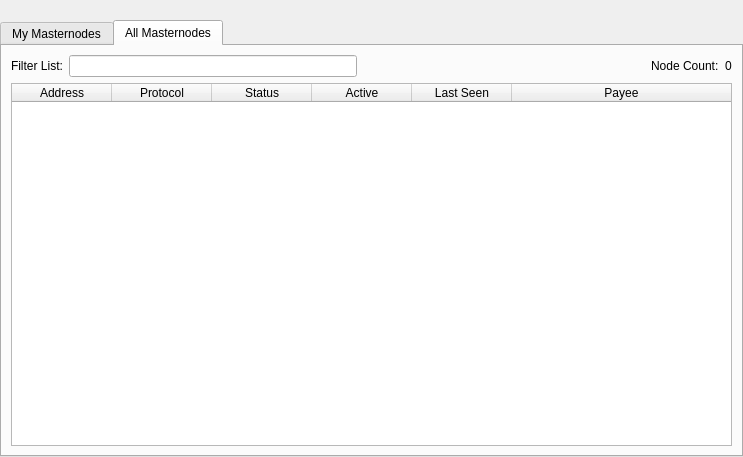
<?xml version="1.0" encoding="UTF-8"?>
<ui version="4.0">
 <class>MasternodeList</class>
 <widget class="QWidget" name="MasternodeList">
  <property name="geometry">
   <rect>
    <x>0</x>
    <y>0</y>
    <width>743</width>
    <height>457</height>
   </rect>
  </property>
  <property name="windowTitle">
   <string>Form</string>
  </property>
  <layout class="QVBoxLayout" name="topLayout">
   <property name="leftMargin">
    <number>0</number>
   </property>
   <property name="topMargin">
    <number>0</number>
   </property>
   <property name="rightMargin">
    <number>0</number>
   </property>
   <property name="bottomMargin">
    <number>0</number>
   </property>
   <item>
    <layout class="QVBoxLayout" name="verticalLayout">
     <property name="bottomMargin">
      <number>0</number>
     </property>
     <item>
      <spacer name="horizontalSpacer0">
       <property name="orientation">
        <enum>Qt::Horizontal</enum>
       </property>
       <property name="sizeHint" stdset="0">
        <size>
         <width>40</width>
         <height>20</height>
        </size>
       </property>
      </spacer>
     </item>
     <item>
      <widget class="QTabWidget" name="tabWidget">
       <property name="currentIndex">
        <number>1</number>
       </property>
       <widget class="QWidget" name="tabMyMasternodes">
        <attribute name="title">
         <string>My Masternodes</string>
        </attribute>
        <layout class="QGridLayout" name="gridLayout_2">
         <item row="0" column="0">
          <layout class="QVBoxLayout" name="verticalLayout_2">
           <property name="bottomMargin">
            <number>0</number>
           </property>
           <item>
            <layout class="QHBoxLayout" name="horizontalLayout_note">
             <property name="bottomMargin">
              <number>0</number>
             </property>
             <item>
              <widget class="QLabel" name="updateNote">
               <property name="text">
                <string>Note: Status of your masternodes in local wallet can potentially be slightly incorrect.&lt;br /&gt;Always wait for wallet to sync additional data and then double check from another node&lt;br /&gt;if your masternode should be running but you still do not see &quot;ENABLED&quot; in &quot;Status&quot; field.</string>
               </property>
              </widget>
             </item>
            </layout>
           </item>
           <item>
            <widget class="QTableWidget" name="tableWidgetMyMasternodes">
             <property name="minimumSize">
              <size>
               <width>695</width>
               <height>0</height>
              </size>
             </property>
             <property name="editTriggers">
              <set>QAbstractItemView::NoEditTriggers</set>
             </property>
             <property name="alternatingRowColors">
              <bool>true</bool>
             </property>
             <property name="selectionMode">
              <enum>QAbstractItemView::SingleSelection</enum>
             </property>
             <property name="selectionBehavior">
              <enum>QAbstractItemView::SelectRows</enum>
             </property>
             <property name="sortingEnabled">
              <bool>true</bool>
             </property>
             <attribute name="horizontalHeaderStretchLastSection">
              <bool>true</bool>
             </attribute>
             <column>
              <property name="text">
               <string>Alias</string>
              </property>
             </column>
             <column>
              <property name="text">
               <string>Address</string>
              </property>
             </column>
             <column>
              <property name="text">
               <string>Protocol</string>
              </property>
             </column>
             <column>
              <property name="text">
               <string>Status</string>
              </property>
             </column>
             <column>
              <property name="text">
               <string>Active</string>
              </property>
             </column>
             <column>
              <property name="text">
               <string>Last Seen</string>
              </property>
             </column>
             <column>
              <property name="text">
               <string>Payee</string>
              </property>
             </column>
            </widget>
           </item>
           <item>
            <layout class="QHBoxLayout" name="horizontalLayout_5">
             <property name="bottomMargin">
              <number>0</number>
             </property>
             <item>
              <widget class="QPushButton" name="startButton">
               <property name="text">
                <string>S&amp;tart alias</string>
               </property>
              </widget>
             </item>
             <item>
              <widget class="QPushButton" name="startAllButton">
               <property name="text">
                <string>Start &amp;all</string>
               </property>
              </widget>
             </item>
             <item>
              <widget class="QPushButton" name="startMissingButton">
               <property name="text">
                <string>Start &amp;MISSING</string>
               </property>
              </widget>
             </item>
             <item>
              <widget class="QPushButton" name="UpdateButton">
               <property name="text">
                <string>&amp;Update status</string>
               </property>
              </widget>
             </item>
             <item>
              <widget class="QLabel" name="autoupdate_label">
               <property name="text">
                <string>Status will be updated automatically in (sec):</string>
               </property>
              </widget>
             </item>
             <item>
              <widget class="QLabel" name="secondsLabel">
               <property name="text">
                <string>0</string>
               </property>
              </widget>
             </item>
             <item>
              <spacer name="horizontalSpacer_5">
               <property name="orientation">
                <enum>Qt::Horizontal</enum>
               </property>
               <property name="sizeHint" stdset="0">
                <size>
                 <width>40</width>
                 <height>20</height>
                </size>
               </property>
              </spacer>
             </item>
            </layout>
           </item>
          </layout>
         </item>
        </layout>
       </widget>
       <widget class="QWidget" name="tabAllMasternodes">
        <attribute name="title">
         <string>All Masternodes</string>
        </attribute>
        <layout class="QGridLayout" name="gridLayout">
         <item row="1" column="0">
          <widget class="QTableWidget" name="tableWidgetMasternodes">
           <property name="editTriggers">
            <set>QAbstractItemView::NoEditTriggers</set>
           </property>
           <property name="alternatingRowColors">
            <bool>true</bool>
           </property>
           <property name="selectionBehavior">
            <enum>QAbstractItemView::SelectRows</enum>
           </property>
           <property name="sortingEnabled">
            <bool>true</bool>
           </property>
           <attribute name="horizontalHeaderStretchLastSection">
            <bool>true</bool>
           </attribute>
           <column>
            <property name="text">
             <string>Address</string>
            </property>
           </column>
           <column>
            <property name="text">
             <string>Protocol</string>
            </property>
           </column>
           <column>
            <property name="text">
             <string>Status</string>
            </property>
           </column>
           <column>
            <property name="text">
             <string>Active</string>
            </property>
           </column>
           <column>
            <property name="text">
             <string>Last Seen</string>
            </property>
           </column>
           <column>
           <property name="text">
             <string>Payee</string>
            </property>
           </column>
          </widget>
         </item>
         <item row="0" column="0">
          <layout class="QHBoxLayout" name="horizontalLayout_3">
           <property name="bottomMargin">
            <number>0</number>
           </property>
           <item>
            <widget class="QLabel" name="label_filter">
             <property name="text">
              <string>Filter List:</string>
             </property>
            </widget>
           </item>
           <item>
            <widget class="QLineEdit" name="filterLineEdit">
             <property name="toolTip">
              <string>Filter masternode list</string>
             </property>
            </widget>
           </item>
           <item>
            <spacer name="horizontalSpacer_3">
             <property name="orientation">
              <enum>Qt::Horizontal</enum>
             </property>
             <property name="sizeHint" stdset="0">
              <size>
               <width>10</width>
               <height>20</height>
              </size>
             </property>
            </spacer>
           </item>
           <item>
            <widget class="QLabel" name="label_count">
             <property name="text">
              <string>Node Count:</string>
             </property>
            </widget>
           </item>
           <item>
            <widget class="QLabel" name="countLabel">
             <property name="text">
              <string>0</string>
             </property>
            </widget>
           </item>
          </layout>
         </item>
        </layout>
       </widget>
      </widget>
     </item>
    </layout>
   </item>
  </layout>
 </widget>
 <resources/>
 <connections/>
</ui>
